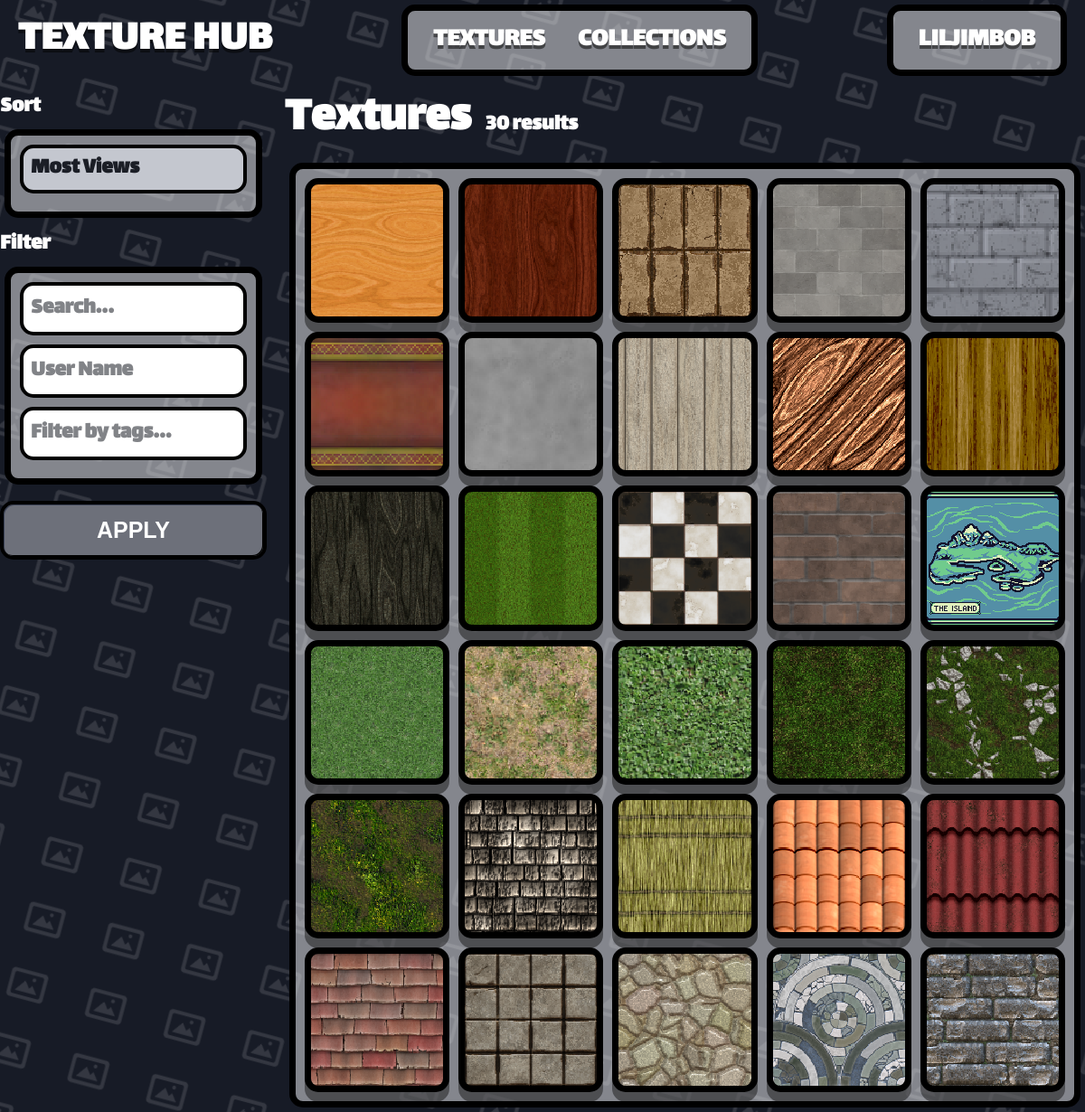
/0 (signed in), run on the app's committed database.
### app.py (models this page shows)
class User(db.Model):
    __tablename__ = "User"
    user_id = db.Column(db.Integer, primary_key=True)
    user_name = db.Column(db.String(80), unique=True, nullable=False)
    user_password = db.Column(db.String(120), nullable=False)
    user_rating = db.Column(db.Integer, default=0)

class Texture(db.Model):
    __tablename__ = "Texture"
    texture_id = db.Column(db.Integer, primary_key=True)
    texture_name = db.Column(db.String(80), unique=True, nullable=False)
    texture_address = db.Column(db.String(120), nullable=False)
    texture_user_id = db.Column(db.Integer, default=0)
    texture_tags = db.Column(db.String(200), nullable=True)

### app.py (the view)
@app.route("/<int:page>", methods=["POST", "GET"])
def home(page=0):
    if page == 0:  # Textures Page
        page_items = Texture.query.all()
        name_field = "texture_name"
        tags_field = "texture_tags"
        owner_field = "texture_user_id"
    elif page == 1:  # Colections Page
        page_items = Collection.query.all()
        name_field = "collection_name"
        tags_field = None
        owner_field = "collection_user_id"
    else:  # Error exeption
        page_items = []
        name_field = None
        tags_field = None
        owner_field = None
    if request.method == "POST":
        sort = request.form.get("sort", "")
        search_query = request.form.get("search", "").strip()
        tag_query = request.form.get("tags", "").strip()
        user_query = request.form.get("user", "").strip()
    else:
        search_query = request.args.get("search", "").strip()
        tag_query = request.args.get("tags", "").strip()
        user_query = request.args.get("user", "").strip()
        sort = request.args.get("sort", "")
    if search_query and len(search_query) < 20:
        lower_search = search_query.lower()
        matched_by_name = [
            item
            for item in page_items
            if lower_search in (getattr(item, name_field, "") or "").lower()
        ]
    else:
        matched_by_name = page_items
    if user_query and owner_field and len(user_query) < 20:
        owner = get_or_none(User, user_name=user_query)
        matched_by_user = (
            [
                item
                for item in page_items
                if getattr(item, owner_field, None) == owner.user_id
            ]
            if owner
            else []
        )
    else:
        matched_by_user = page_items
    if tags_field and tag_query and len(tag_query) < 20:
        selected_tags = [
            tag.strip().lower() for tag in tag_query.split(",") if tag.strip()
        ]
        matched_by_tags = []
        for item in page_items:
            raw_tags = getattr(item, tags_field, "") or ""
            item_tag_list = [
                tag.strip().lower() for tag in raw_tags.split(",") if tag.strip()
            ]
            if any(tag in item_tag_list for tag in selected_tags):
                matched_by_tags.append(item)
    else:
        matched_by_tags = page_items
    filtered_items = [
        item
        for item in page_items
        if item in matched_by_name
        and item in matched_by_tags
        and item in matched_by_user
    ]
    if page == 0:
        view_counts = dict(
            db.session.query(
                Texture_Views.texture_id, func.count(Texture_Views.texture_views_id)
            )
            .group_by(Texture_Views.texture_id)
            .all()
        )
        download_counts = dict(
            db.session.query(
                Texture_Downloads.texture_id,
                func.count(Texture_Downloads.texture_downloads_id),
            )
            .group_by(Texture_Downloads.texture_id)
            .all()
        )
    else:
        view_counts = {}
        download_counts = {}
    match sort:
        case "Downloads":
            filtered_items = sorted(
                filtered_items,
                key=lambda item: download_counts.get(
                    getattr(item, "texture_id", None), 0
                ),
                reverse=True,
            )
        case "ascending":
            filtered_items = sorted(
                filtered_items,
                key=lambda item: (getattr(item, name_field, "") or "").lower(),
            )
        case "descending":
            filtered_items = sorted(
                filtered_items,
                key=lambda item: (getattr(item, name_field, "") or "").lower(),
                reverse=True,
            )
        case _:  # Default 'Views'
            filtered_items = sorted(
                filtered_items,
                key=lambda item: view_counts.get(getattr(item, "texture_id", None), 0),
                reverse=True,
            )
    return render_template(
        "home.html",
        user=get_current_user(),
        items=filtered_items,
        page=page,
        search_query=search_query,
        tag_query=tag_query,
        user_query=user_query,
    )

### app.py (called while the page is built)
def get_current_user():
    user_id = session.get("user_id")
    if user_id is None:
        return None
    return User.query.get(user_id)

@app.template_filter("texture_url")
def texture_image_url(address):
    if not address:
        return DEFAULT_TEXTURE_URL
    addr = str(address).strip().replace("\\", "/")
    if addr.startswith("/static/images/"):
        rel = addr[len("/static/images/") :]
    elif addr.startswith("static/images/"):
        rel = addr[len("static/images/") :]
    else:
        rel = os.path.basename(addr)
    rel = os.path.basename(rel)
    if not rel or rel.startswith("."):
        return DEFAULT_TEXTURE_URL
    full = os.path.join(STATIC_IMAGES_DIR, rel)
    if os.path.isfile(full):
        return f"/static/images/{rel}"
    return DEFAULT_TEXTURE_URL

### templates/home.html (shortened to what this page needs)
{% extends "template.html" %}
{% block content %}
<div class="th-textures-layout">
    <aside class="th-sidebar">
        <form action="/{{ page }}" method="post">
            <label class="th-label" for="sort">Sort</label>
            <div class="container">
                <div class="th-filter-group">
                    <select class="th-input th-select" id="sort" name="sort">
                        <option value="views">Most Views</option>
                    </select>
                </div>
            </div>
            <label class="th-label" for="search">Filter</label>
            <div class="container">
                <div class="th-filter-group">
                    <input class="th-input" id="search" type="text" name="search" placeholder="Search..."
                        value="{{ search_query }}">
                </div>
                <div class="th-filter-group">
                    <input class="th-input" id="user" type="text" name="user" placeholder="User Name"
                        value="{{ user_query }}">
                </div>
                <div class="th-filter-group">
                    <input class="th-input" id="tags" type="text" name="tags" placeholder="Filter by tags..."
                        value="{{ tag_query }}">
                </div>
            </div>
            <button class="th-btn th-btn-block" type="submit">Apply</button>
        </form>
    </aside>
    <section class="th-textures-main">
        <div class="th-textures-header">
            <h1>{% if page == 1 %}Collections{% else %}Textures{% endif %}</h1>
            <div class="th-results-count">{{ items|length }} results</div>
        </div>
        <div class="container">
            <div class="th-grid-scroll">
                <div class="th-texture-grid">
                    {% for item in items %}
                    {% if page == 0 %}
                    {% include "texture_template.html" %}
                    {% elif page == 1 %}
                    {% include "collection_template.html" %}
                    {% endif %}
                    {% endfor %}
                </div>
            </div>
        </div>
    </section>
</div>
{% endblock %}

### templates/template.html (shortened to what this page needs)
<!DOCTYPE html>
<html lang="en">
<head>
    <link rel="stylesheet" href="https://cdnjs.cloudflare.com/ajax/libs/font-awesome/6.5.2/css/all.min.css">
    <link rel="stylesheet" href="/static/style.css">
</head>
<body class="th-body">
    {% if request.endpoint not in ('login', 'signup') %}
    <header class="th-navbar">
        <a href="/" class="th-brand">TEXTURE HUB</a>
        <div class="container">
            <ul class="th-nav-links">
                <li><a href="/0" class="th-nav-link {% if request.path == '/' %}is-active{% endif %}">TEXTURES</a></li>
                <li><a href="/1"
                        class="th-nav-link {% if request.path == '/collections' %}is-active{% endif %}">COLLECTIONS</a>
                </li>
            </ul>
        </div>
        <div class="container">
            <ul class="th-nav-links">
                {% if user %}
                <li><a class="th-nav-link" href="/user/{{ user.user_name }}">{{ user.user_name }}</a></li>
                {% else %}
                <li><a href="/login" class="th-nav-link {% if request.path == '/' %}is-active{% endif %}">Login</a></li>
                {% endif %}
            </ul>
        </div>
    </header>
    {% endif %}
    <main class="th-page">
        {% block content %}
        {% endblock %}
    </main>
</body>
</html>

### templates/texture_template.html
<a href="/texture/{{ item.texture_id }}" class="item"
    style="background-image: url('{{ item.texture_address | texture_url }}'); background-size: cover; background-position: center; background-repeat: no-repeat;">
    <div class="item-thumb"></div>
</a>

### data on the page
User: user_name "LILJIMBOB"
Texture: texture_address|texture_url (picture)
Texture: texture_address|texture_url (picture)
Texture: texture_address|texture_url (picture)
Texture: texture_address|texture_url (picture)
Texture: texture_address|texture_url (picture)
Texture: texture_address|texture_url (picture)
Texture: texture_address|texture_url (picture)
Texture: texture_address|texture_url (picture)
Texture: texture_address|texture_url (picture)
Texture: texture_address|texture_url (picture)
Texture: texture_address|texture_url (picture)
Texture: texture_address|texture_url (picture)
Texture: texture_address|texture_url (picture)
Texture: texture_address|texture_url (picture)
Texture: texture_address|texture_url (picture)
Texture: texture_address|texture_url (picture)
Texture: texture_address|texture_url (picture)
Texture: texture_address|texture_url (picture)
Texture: texture_address|texture_url (picture)
Texture: texture_address|texture_url (picture)
Texture: texture_address|texture_url (picture)
Texture: texture_address|texture_url (picture)
Texture: texture_address|texture_url (picture)
Texture: texture_address|texture_url (picture)
Texture: texture_address|texture_url (picture)
Texture: texture_address|texture_url (picture)
Texture: texture_address|texture_url (picture)
Texture: texture_address|texture_url (picture)
Texture: texture_address|texture_url (picture)
Texture: texture_address|texture_url (picture)

### other printed values
{{ items|length }} "30"
